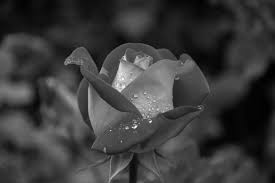
#> input picture IP/Images/gray_image.jpg, 275 x 183 px
$ python 02_image_negative.py
#> lines starting #> are read from the running program, lines starting #| are printed output that depends on the picture
# Practical 2
# Python program to read grayscale image and find it's image negative using opencv

import cv2
image = cv2.imread('Images/gray_image.jpg')
#> image is the input picture: shape (183, 275, 3); min 0, max 253, mean 58.9


if image is None:
    print("Error: Image not found or unable to load.")
    exit()

# Create the negative image by inverting pixel values
negative_image = cv2.bitwise_not(image)
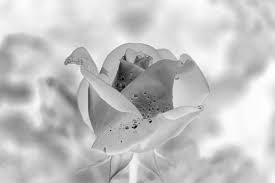
#> negative_image: shape (183, 275, 3); min 2, max 255, mean 196.1

cv2.imwrite('Images/negative_image.jpg', negative_image)

cv2.imshow('Original Image', image)
cv2.imshow('Negative Image', negative_image)

cv2.waitKey(0)
cv2.destroyAllWindows()
